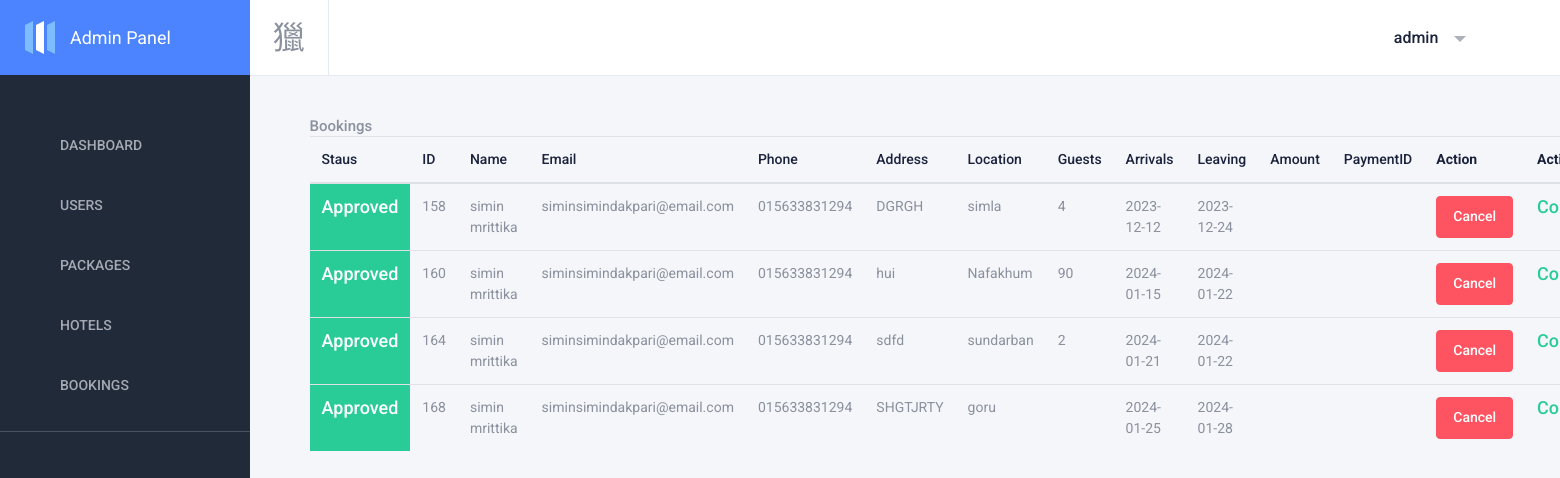
/admin/bookings.php (signed in), run on the app's committed database.
### tables this page shows
CREATE TABLE `bookings` (
  `id` int(11) NOT NULL,
  `name` varchar(27) DEFAULT NULL,
  `email` varchar(27) DEFAULT NULL,
  `phone` varchar(27) DEFAULT NULL,
  `address` varchar(27) DEFAULT NULL,
  `location` varchar(27) DEFAULT NULL,
  `guests` varchar(27) DEFAULT NULL,
  `arrivals` varchar(27) DEFAULT NULL,
  `leaving` varchar(27) DEFAULT NULL,
  `status` varchar(11) DEFAULT NULL,
  `pid` varchar(255) DEFAULT NULL,
  `amount` char(255) DEFAULT NULL
);

### admin/bookings.php (the view, shortened to what this page needs)
<?php
function run_query($query)
{
  require('db.php');
  if ($result = $mysqli->query($query)) {
    return $result;
  }
}
function page_load()
{
  require_once('header.php');
  $query = "SELECT * FROM bookings";
  $result = run_query($query);
  Table_of_package_list($result);
}
page_load();
function Table_of_package_list($result)
{
  echo '<div class="content-wrapper">
  <div class="content">
    <div class="row">
      <div class="col-md-6">
        <h6>Bookings</h6>
      </div>
      <!-- <div class="col-md-6">
        <a href="add-hotel.php" class="btn btn-success" style="float:right">Add</a>
      </div> -->
      <div class="col-md-12">
        <table class="table">
          <thead>
            <tr>
              <th>Staus</th>
              <th>ID</th>
              <th>Name</th>
              <th>Email</th>
              <th>Phone</th>
              <th>Address</th>
              <th>Location</th>
              <th>Guests</th>
              <th>Arrivals</th>
              <th>Leaving</th>
              <th>Amount</th>
              <th>PaymentID</th>
              <th><b style="color:ffffff;">Action</b></th>
              <th><b style="color:ffffff;">Action</b></th>
            </tr>
          </thead>
          <tbody>';
  foreach ($result as $item) {
    if ($item["status"] == "Approved")
    {
      $table_data = '<td class = "h5 bg-success text-white">' . $item["status"] . ' </td>' ;
      $action = '<td class = "h5 text-success">Confirmed</td>';
    }
    echo '<tr>';
    echo $table_data;
               echo '<td>' . $item["id"] . ' </td>
                <td>' . $item["name"] . ' </td>
                <td>' . $item["email"] . ' </td>
                <td>' . $item["phone"] . ' </td>
                <td>' . $item["address"] . ' </td>
                <td>' . $item["location"] . ' </td>
                <td>' . $item["guests"] . ' </td>
                <td>' . $item["arrivals"] . ' </td>
                <td>' . $item["leaving"] . ' </td>
                <td>' . $item["amount"] . ' </td>
                <td>' . $item["pid"] . ' </td>
                <td>
                  <form method="post">
                  <input type="hidden" name="id_to_cancel" value=" ' . $item["id"] . '">
                    <button type="submit" name="cancel_button" class="btn btn-danger">Cancel</button>
                  </form>
                </td>';
                echo $action;
              echo '</tr>';
  }
  echo '</tbody>
        </table>
      </div>
    </div>
  </div>
</div>';
}
?>

### admin/header.php (shortened to what this page needs)
<!DOCTYPE html>
<html lang="en" dir="ltr">
<head>
  <link href="https://cdn.materialdesignicons.com/3.0.39/css/materialdesignicons.min.css" rel="stylesheet" />
  <link href="assets/plugins/toaster/toastr.min.css" rel="stylesheet" />
  <link href="assets/plugins/nprogress/nprogress.css" rel="stylesheet" />
  <link href="assets/plugins/flag-icons/css/flag-icon.min.css" rel="stylesheet" />
  <link href="assets/plugins/jvectormap/jquery-jvectormap-2.0.3.css" rel="stylesheet" />
  <link href="assets/plugins/ladda/ladda.min.css" rel="stylesheet" />
  <link href="assets/plugins/select2/css/select2.min.css" rel="stylesheet" />
  <link href="assets/plugins/daterangepicker/daterangepicker.css" rel="stylesheet" />
  <link id="sleek-css" rel="stylesheet" href="assets/css/sleek.css" />
</head>
<body class="sidebar-fixed sidebar-dark header-light header-fixed" id="body">
  <div class="wrapper">
    <aside class="left-sidebar bg-sidebar">
      <div id="sidebar" class="sidebar sidebar-with-footer">
        <div class="app-brand">
          <a href="index.php">
            <span class="brand-name">Admin Panel</span>
          </a>
        </div>
        <?php include('sidebar.php') ?>
      </div>
    </aside>
    <div class="page-wrapper">
      <header class="main-header " id="header">
        <nav class="navbar navbar-static-top navbar-expand-lg">
          <button id="sidebar-toggler" class="sidebar-toggle mr-auto">
          </button>
          <div class="navbar-right ">
            <ul class="nav navbar-nav">
              <li class="dropdown user-menu">
                <button href="#" class="dropdown-toggle nav-link" data-toggle="dropdown">
                  <span class="d-none d-lg-inline-block">admin</span>
                </button>
              </li>
            </ul>
          </div>
        </nav>
      </header>

### admin/sidebar.php (shortened to what this page needs)
<div class="sidebar-scrollbar">
  <ul class="nav sidebar-inner" id="sidebar-menu">
    <li>
      <a class="sidenav-item-link" href="index.php">
        <span class="nav-text">Dashboard </span>
      </a>
    </li>
    <li>
        <a class="sidenav-item-link" href="index.php">
              <span class="nav-text">Users</span>
          </a>
      </li>
    <li>
      <a class="sidenav-item-link" href="packages.php">
        <span class="nav-text">Packages</span>
      </a>
    </li>
    <li>
      <a class="sidenav-item-link" href="hotels.php">
        <span class="nav-text">Hotels</span>
      </a>
    </li>
    <li >
      <a class="sidenav-item-link" href="bookings.php">
        <span class="nav-text">Bookings</span>
      </a>
    </li>
  </ul>
</div>
<hr class="separator" />

### data on the page
bookings: status "Approved", id "158", name "simin mrittika", email "siminsimindakpari@email.com", phone "015633831294", address "DGRGH", location "simla", guests "4", arrivals "2023-12-12", leaving "2023-12-24", shows "Confirmed"
bookings: status "Approved", id "160", name "simin mrittika", email "siminsimindakpari@email.com", phone "015633831294", address "hui", location "Nafakhum", guests "90", arrivals "2024-01-15", leaving "2024-01-22", shows "Confirmed"
bookings: status "Approved", id "164", name "simin mrittika", email "siminsimindakpari@email.com", phone "015633831294", address "sdfd", location "sundarban", guests "2", arrivals "2024-01-21", leaving "2024-01-22", shows "Confirmed"
bookings: status "Approved", id "168", name "simin mrittika", email "siminsimindakpari@email.com", phone "015633831294", address "SHGTJRTY", location "goru", arrivals "2024-01-25", leaving "2024-01-28", shows "Confirmed"
